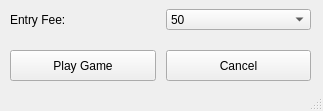
<?xml version="1.0" encoding="UTF-8"?>
<ui version="4.0">
 <class>ChooseGame</class>
 <widget class="QMainWindow" name="ChooseGame">
  <property name="geometry">
   <rect>
    <x>0</x>
    <y>0</y>
    <width>323</width>
    <height>111</height>
   </rect>
  </property>
  <property name="windowTitle">
   <string>8 Ball</string>
  </property>
  <widget class="QWidget" name="centralwidget">
   <widget class="QWidget" name="horizontalLayoutWidget">
    <property name="geometry">
     <rect>
      <x>0</x>
      <y>40</y>
      <width>321</width>
      <height>51</height>
     </rect>
    </property>
    <layout class="QHBoxLayout" name="horizontalLayout">
     <property name="spacing">
      <number>10</number>
     </property>
     <property name="leftMargin">
      <number>10</number>
     </property>
     <property name="topMargin">
      <number>10</number>
     </property>
     <property name="rightMargin">
      <number>10</number>
     </property>
     <property name="bottomMargin">
      <number>10</number>
     </property>
     <item>
      <widget class="QPushButton" name="playGameButton">
       <property name="sizePolicy">
        <sizepolicy hsizetype="Minimum" vsizetype="Preferred">
         <horstretch>0</horstretch>
         <verstretch>0</verstretch>
        </sizepolicy>
       </property>
       <property name="text">
        <string>Play Game</string>
       </property>
      </widget>
     </item>
     <item>
      <widget class="QPushButton" name="cancelButton">
       <property name="sizePolicy">
        <sizepolicy hsizetype="Minimum" vsizetype="Preferred">
         <horstretch>0</horstretch>
         <verstretch>0</verstretch>
        </sizepolicy>
       </property>
       <property name="text">
        <string>Cancel</string>
       </property>
      </widget>
     </item>
    </layout>
   </widget>
   <widget class="QWidget" name="gridLayoutWidget">
    <property name="geometry">
     <rect>
      <x>0</x>
      <y>-1</y>
      <width>321</width>
      <height>41</height>
     </rect>
    </property>
    <layout class="QGridLayout" name="gridLayout">
     <property name="leftMargin">
      <number>10</number>
     </property>
     <property name="topMargin">
      <number>10</number>
     </property>
     <property name="rightMargin">
      <number>10</number>
     </property>
     <property name="bottomMargin">
      <number>10</number>
     </property>
     <property name="spacing">
      <number>10</number>
     </property>
     <item row="0" column="1">
      <widget class="QComboBox" name="feeDropdown">
       <item>
        <property name="text">
         <string>50</string>
        </property>
       </item>
       <item>
        <property name="text">
         <string>100</string>
        </property>
       </item>
       <item>
        <property name="text">
         <string>500</string>
        </property>
       </item>
      </widget>
     </item>
     <item row="0" column="0">
      <widget class="QLabel" name="label">
       <property name="text">
        <string>Entry Fee:</string>
       </property>
      </widget>
     </item>
    </layout>
   </widget>
  </widget>
  <widget class="QStatusBar" name="statusbar"/>
 </widget>
 <resources/>
 <connections/>
</ui>
